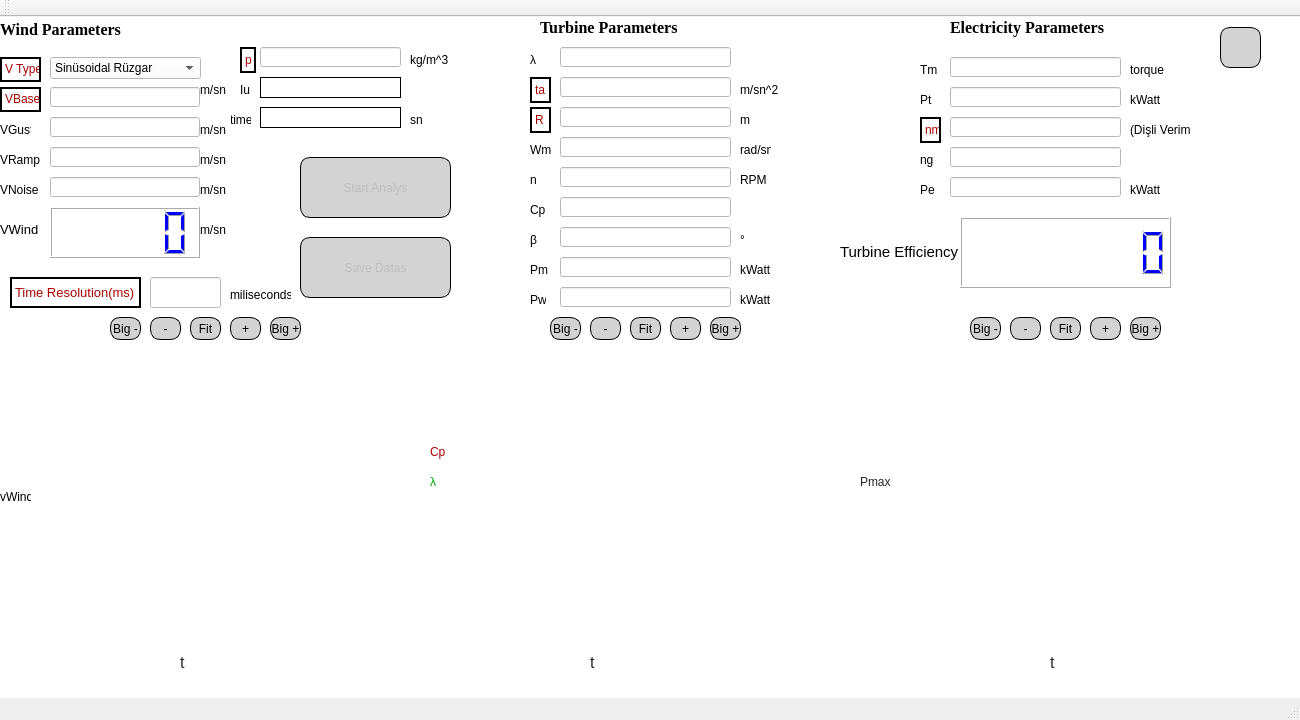
<?xml version="1.0" encoding="UTF-8"?>
<ui version="4.0">
 <class>testBitirmeClass</class>
 <widget class="QMainWindow" name="testBitirmeClass">
  <property name="geometry">
   <rect>
    <x>0</x>
    <y>0</y>
    <width>1300</width>
    <height>720</height>
   </rect>
  </property>
  <property name="windowTitle">
   <string>CSE495 Wind Turbine Simulator</string>
  </property>
  <property name="windowIcon">
   <iconset>
    <normaloff>Resources/wind turbine simulator.ico</normaloff>Resources/wind turbine simulator.ico</iconset>
  </property>
  <property name="windowOpacity">
   <double>100.000000000000000</double>
  </property>
  <widget class="QWidget" name="centralWidget">
   <property name="maximumSize">
    <size>
     <width>16777215</width>
     <height>16777215</height>
    </size>
   </property>
   <property name="styleSheet">
    <string notr="true">background-color: rgb(255, 255, 255);</string>
   </property>
   <widget class="QCustomPlot" name="PmaxPlot" native="true">
    <property name="enabled">
     <bool>true</bool>
    </property>
    <property name="geometry">
     <rect>
      <x>890</x>
      <y>330</y>
      <width>400</width>
      <height>300</height>
     </rect>
    </property>
    <property name="sizePolicy">
     <sizepolicy hsizetype="Preferred" vsizetype="Preferred">
      <horstretch>0</horstretch>
      <verstretch>0</verstretch>
     </sizepolicy>
    </property>
    <property name="minimumSize">
     <size>
      <width>400</width>
      <height>300</height>
     </size>
    </property>
    <property name="maximumSize">
     <size>
      <width>400</width>
      <height>300</height>
     </size>
    </property>
   </widget>
   <widget class="QCustomPlot" name="CpLambdaPlot" native="true">
    <property name="enabled">
     <bool>true</bool>
    </property>
    <property name="geometry">
     <rect>
      <x>460</x>
      <y>330</y>
      <width>400</width>
      <height>300</height>
     </rect>
    </property>
    <property name="minimumSize">
     <size>
      <width>400</width>
      <height>300</height>
     </size>
    </property>
    <property name="maximumSize">
     <size>
      <width>400</width>
      <height>300</height>
     </size>
    </property>
   </widget>
   <widget class="QCustomPlot" name="ruzgarPlot" native="true">
    <property name="enabled">
     <bool>true</bool>
    </property>
    <property name="geometry">
     <rect>
      <x>30</x>
      <y>330</y>
      <width>400</width>
      <height>300</height>
     </rect>
    </property>
    <property name="sizePolicy">
     <sizepolicy hsizetype="Expanding" vsizetype="Fixed">
      <horstretch>0</horstretch>
      <verstretch>0</verstretch>
     </sizepolicy>
    </property>
    <property name="minimumSize">
     <size>
      <width>400</width>
      <height>300</height>
     </size>
    </property>
    <property name="maximumSize">
     <size>
      <width>400</width>
      <height>300</height>
     </size>
    </property>
   </widget>
   <widget class="QLabel" name="windParamLabel">
    <property name="geometry">
     <rect>
      <x>0</x>
      <y>0</y>
      <width>131</width>
      <height>25</height>
     </rect>
    </property>
    <property name="font">
     <font>
      <family>Times New Roman</family>
      <pointsize>12</pointsize>
      <weight>75</weight>
      <bold>true</bold>
     </font>
    </property>
    <property name="text">
     <string>Wind Parameters</string>
    </property>
   </widget>
   <widget class="QLineEdit" name="vGustEdit">
    <property name="geometry">
     <rect>
      <x>50</x>
      <y>100</y>
      <width>150</width>
      <height>20</height>
     </rect>
    </property>
   </widget>
   <widget class="QLCDNumber" name="vWindLCD">
    <property name="geometry">
     <rect>
      <x>50</x>
      <y>190</y>
      <width>150</width>
      <height>51</height>
     </rect>
    </property>
    <property name="sizePolicy">
     <sizepolicy hsizetype="Minimum" vsizetype="Minimum">
      <horstretch>0</horstretch>
      <verstretch>0</verstretch>
     </sizepolicy>
    </property>
    <property name="styleSheet">
     <string notr="true">color: rgb(0, 0, 255);</string>
    </property>
    <property name="smallDecimalPoint">
     <bool>false</bool>
    </property>
    <property name="numDigits">
     <number>5</number>
    </property>
    <property name="digitCount">
     <number>5</number>
    </property>
    <property name="mode">
     <enum>QLCDNumber::Dec</enum>
    </property>
    <property name="segmentStyle">
     <enum>QLCDNumber::Filled</enum>
    </property>
    <property name="value" stdset="0">
     <double>0.000000000000000</double>
    </property>
    <property name="intValue" stdset="0">
     <number>0</number>
    </property>
   </widget>
   <widget class="QLabel" name="vGustLabel">
    <property name="geometry">
     <rect>
      <x>0</x>
      <y>100</y>
      <width>31</width>
      <height>26</height>
     </rect>
    </property>
    <property name="text">
     <string>VGust</string>
    </property>
   </widget>
   <widget class="QLineEdit" name="vRampEdit">
    <property name="geometry">
     <rect>
      <x>50</x>
      <y>130</y>
      <width>150</width>
      <height>20</height>
     </rect>
    </property>
   </widget>
   <widget class="QLineEdit" name="vBaseEdit">
    <property name="geometry">
     <rect>
      <x>50</x>
      <y>70</y>
      <width>150</width>
      <height>20</height>
     </rect>
    </property>
   </widget>
   <widget class="QLabel" name="vRampLabel">
    <property name="geometry">
     <rect>
      <x>0</x>
      <y>130</y>
      <width>41</width>
      <height>26</height>
     </rect>
    </property>
    <property name="text">
     <string>VRamp</string>
    </property>
   </widget>
   <widget class="QLineEdit" name="vNoiseEdit">
    <property name="geometry">
     <rect>
      <x>50</x>
      <y>160</y>
      <width>150</width>
      <height>20</height>
     </rect>
    </property>
   </widget>
   <widget class="QLabel" name="vWindLabel">
    <property name="geometry">
     <rect>
      <x>0</x>
      <y>200</y>
      <width>41</width>
      <height>26</height>
     </rect>
    </property>
    <property name="text">
     <string>&lt;html&gt;&lt;head/&gt;&lt;body&gt;&lt;p&gt;&lt;span style=&quot; font-size:10pt;&quot;&gt;VWind&lt;/span&gt;&lt;/p&gt;&lt;/body&gt;&lt;/html&gt;</string>
    </property>
   </widget>
   <widget class="QLabel" name="ElectricityParamLabel">
    <property name="geometry">
     <rect>
      <x>950</x>
      <y>0</y>
      <width>161</width>
      <height>21</height>
     </rect>
    </property>
    <property name="font">
     <font>
      <family>Times New Roman</family>
      <pointsize>12</pointsize>
      <weight>75</weight>
      <bold>true</bold>
     </font>
    </property>
    <property name="text">
     <string>Electricity Parameters</string>
    </property>
   </widget>
   <widget class="QLineEdit" name="lambdaEdit">
    <property name="geometry">
     <rect>
      <x>560</x>
      <y>30</y>
      <width>171</width>
      <height>20</height>
     </rect>
    </property>
   </widget>
   <widget class="QLabel" name="vBaseLabel">
    <property name="geometry">
     <rect>
      <x>0</x>
      <y>70</y>
      <width>41</width>
      <height>25</height>
     </rect>
    </property>
    <property name="frameShape">
     <enum>QFrame::WinPanel</enum>
    </property>
    <property name="lineWidth">
     <number>2</number>
    </property>
    <property name="text">
     <string>&lt;html&gt;&lt;head/&gt;&lt;body&gt;&lt;p&gt;&lt;span style=&quot; color:#aa0000;&quot;&gt;VBase&lt;/span&gt;&lt;/p&gt;&lt;/body&gt;&lt;/html&gt;</string>
    </property>
   </widget>
   <widget class="QLabel" name="vNoiseLabel">
    <property name="geometry">
     <rect>
      <x>0</x>
      <y>160</y>
      <width>41</width>
      <height>25</height>
     </rect>
    </property>
    <property name="text">
     <string>VNoise</string>
    </property>
   </widget>
   <widget class="QLabel" name="turbineParamLabel">
    <property name="geometry">
     <rect>
      <x>540</x>
      <y>0</y>
      <width>161</width>
      <height>21</height>
     </rect>
    </property>
    <property name="font">
     <font>
      <family>Times New Roman</family>
      <pointsize>12</pointsize>
      <weight>75</weight>
      <bold>true</bold>
     </font>
    </property>
    <property name="text">
     <string>Turbine Parameters</string>
    </property>
   </widget>
   <widget class="QLabel" name="lambdaGraphLabel">
    <property name="geometry">
     <rect>
      <x>430</x>
      <y>450</y>
      <width>21</width>
      <height>31</height>
     </rect>
    </property>
    <property name="text">
     <string>&lt;html&gt;&lt;head/&gt;&lt;body&gt;&lt;p&gt;&lt;span style=&quot; font-family:'sans-serif'; color:#00aa00; background-color:#ffffff;&quot;&gt;λ&lt;/span&gt;&lt;/p&gt;&lt;/body&gt;&lt;/html&gt;</string>
    </property>
    <property name="textFormat">
     <enum>Qt::RichText</enum>
    </property>
   </widget>
   <widget class="QLabel" name="CpGraphLabel">
    <property name="geometry">
     <rect>
      <x>430</x>
      <y>420</y>
      <width>21</width>
      <height>31</height>
     </rect>
    </property>
    <property name="text">
     <string>&lt;html&gt;&lt;head/&gt;&lt;body&gt;&lt;p&gt;&lt;span style=&quot; font-family:'sans-serif'; color:#aa0000; background-color:#ffffff;&quot;&gt;Cp&lt;/span&gt;&lt;/p&gt;&lt;/body&gt;&lt;/html&gt;</string>
    </property>
    <property name="textFormat">
     <enum>Qt::RichText</enum>
    </property>
   </widget>
   <widget class="QPushButton" name="startButton">
    <property name="enabled">
     <bool>false</bool>
    </property>
    <property name="geometry">
     <rect>
      <x>300</x>
      <y>140</y>
      <width>151</width>
      <height>61</height>
     </rect>
    </property>
    <property name="styleSheet">
     <string notr="true">QPushButton#startButton {
	 background-color:lightgray;
     border-style: outset;
     border-width: 1px;
     border-radius: 10px;
     border-color: black;
 }
 QPushButton#startButton:pressed {
     background-color:gray;
	 border-style: inset;
 }</string>
    </property>
    <property name="text">
     <string>Start Analys</string>
    </property>
    <property name="icon">
     <iconset>
      <normaloff>Resources/wind turbine simulator.ico</normaloff>Resources/wind turbine simulator.ico</iconset>
    </property>
    <property name="iconSize">
     <size>
      <width>24</width>
      <height>24</height>
     </size>
    </property>
   </widget>
   <widget class="QLabel" name="pLabel">
    <property name="geometry">
     <rect>
      <x>240</x>
      <y>30</y>
      <width>16</width>
      <height>26</height>
     </rect>
    </property>
    <property name="frameShape">
     <enum>QFrame::WinPanel</enum>
    </property>
    <property name="lineWidth">
     <number>2</number>
    </property>
    <property name="text">
     <string>&lt;html&gt;&lt;head/&gt;&lt;body&gt;&lt;p&gt;&lt;span style=&quot; color:#aa0000;&quot;&gt;p&lt;/span&gt;&lt;/p&gt;&lt;/body&gt;&lt;/html&gt;</string>
    </property>
   </widget>
   <widget class="QLineEdit" name="pEdit">
    <property name="geometry">
     <rect>
      <x>260</x>
      <y>30</y>
      <width>141</width>
      <height>20</height>
     </rect>
    </property>
   </widget>
   <widget class="QLabel" name="IuLabel">
    <property name="geometry">
     <rect>
      <x>240</x>
      <y>60</y>
      <width>16</width>
      <height>26</height>
     </rect>
    </property>
    <property name="text">
     <string>Iu</string>
    </property>
   </widget>
   <widget class="QLabel" name="IuEdit">
    <property name="geometry">
     <rect>
      <x>260</x>
      <y>60</y>
      <width>141</width>
      <height>21</height>
     </rect>
    </property>
    <property name="styleSheet">
     <string notr="true"/>
    </property>
    <property name="frameShape">
     <enum>QFrame::Box</enum>
    </property>
    <property name="text">
     <string/>
    </property>
   </widget>
   <widget class="QLabel" name="timeLabel">
    <property name="geometry">
     <rect>
      <x>230</x>
      <y>90</y>
      <width>21</width>
      <height>26</height>
     </rect>
    </property>
    <property name="text">
     <string>time</string>
    </property>
   </widget>
   <widget class="QLabel" name="timeEdit">
    <property name="geometry">
     <rect>
      <x>260</x>
      <y>90</y>
      <width>141</width>
      <height>21</height>
     </rect>
    </property>
    <property name="styleSheet">
     <string notr="true"/>
    </property>
    <property name="frameShape">
     <enum>QFrame::Box</enum>
    </property>
    <property name="text">
     <string/>
    </property>
   </widget>
   <widget class="QLabel" name="lambdaLabel">
    <property name="geometry">
     <rect>
      <x>530</x>
      <y>30</y>
      <width>16</width>
      <height>26</height>
     </rect>
    </property>
    <property name="text">
     <string>λ</string>
    </property>
   </widget>
   <widget class="QLabel" name="rLabel">
    <property name="geometry">
     <rect>
      <x>530</x>
      <y>90</y>
      <width>21</width>
      <height>26</height>
     </rect>
    </property>
    <property name="frameShape">
     <enum>QFrame::WinPanel</enum>
    </property>
    <property name="lineWidth">
     <number>2</number>
    </property>
    <property name="text">
     <string>&lt;html&gt;&lt;head/&gt;&lt;body&gt;&lt;p&gt;&lt;span style=&quot; color:#aa0000;&quot;&gt;R&lt;/span&gt;&lt;/p&gt;&lt;/body&gt;&lt;/html&gt;</string>
    </property>
   </widget>
   <widget class="QLabel" name="WmLabel">
    <property name="geometry">
     <rect>
      <x>530</x>
      <y>120</y>
      <width>21</width>
      <height>26</height>
     </rect>
    </property>
    <property name="text">
     <string>Wm</string>
    </property>
   </widget>
   <widget class="QLabel" name="PmLabel">
    <property name="geometry">
     <rect>
      <x>530</x>
      <y>240</y>
      <width>20</width>
      <height>26</height>
     </rect>
    </property>
    <property name="text">
     <string>Pm</string>
    </property>
   </widget>
   <widget class="QLabel" name="TmLabel">
    <property name="geometry">
     <rect>
      <x>920</x>
      <y>40</y>
      <width>21</width>
      <height>26</height>
     </rect>
    </property>
    <property name="text">
     <string>Tm</string>
    </property>
   </widget>
   <widget class="QLabel" name="CpLabel">
    <property name="geometry">
     <rect>
      <x>530</x>
      <y>180</y>
      <width>16</width>
      <height>26</height>
     </rect>
    </property>
    <property name="text">
     <string>Cp</string>
    </property>
   </widget>
   <widget class="QLabel" name="betaLabel">
    <property name="geometry">
     <rect>
      <x>530</x>
      <y>210</y>
      <width>16</width>
      <height>26</height>
     </rect>
    </property>
    <property name="text">
     <string>β</string>
    </property>
   </widget>
   <widget class="QLabel" name="nLabel">
    <property name="geometry">
     <rect>
      <x>530</x>
      <y>150</y>
      <width>16</width>
      <height>26</height>
     </rect>
    </property>
    <property name="text">
     <string>n</string>
    </property>
   </widget>
   <widget class="QLineEdit" name="rEdit">
    <property name="geometry">
     <rect>
      <x>560</x>
      <y>90</y>
      <width>171</width>
      <height>20</height>
     </rect>
    </property>
   </widget>
   <widget class="QLineEdit" name="WmEdit">
    <property name="geometry">
     <rect>
      <x>560</x>
      <y>120</y>
      <width>171</width>
      <height>20</height>
     </rect>
    </property>
   </widget>
   <widget class="QLineEdit" name="PmEdit">
    <property name="geometry">
     <rect>
      <x>560</x>
      <y>240</y>
      <width>171</width>
      <height>20</height>
     </rect>
    </property>
    <property name="maxLength">
     <number>999999999</number>
    </property>
   </widget>
   <widget class="QLineEdit" name="TmEdit">
    <property name="geometry">
     <rect>
      <x>950</x>
      <y>40</y>
      <width>171</width>
      <height>20</height>
     </rect>
    </property>
    <property name="maxLength">
     <number>999999999</number>
    </property>
   </widget>
   <widget class="QLineEdit" name="CpEdit">
    <property name="geometry">
     <rect>
      <x>560</x>
      <y>180</y>
      <width>171</width>
      <height>20</height>
     </rect>
    </property>
   </widget>
   <widget class="QLineEdit" name="betaEdit">
    <property name="geometry">
     <rect>
      <x>560</x>
      <y>210</y>
      <width>171</width>
      <height>20</height>
     </rect>
    </property>
   </widget>
   <widget class="QLineEdit" name="nEdit">
    <property name="geometry">
     <rect>
      <x>560</x>
      <y>150</y>
      <width>171</width>
      <height>20</height>
     </rect>
    </property>
   </widget>
   <widget class="QLabel" name="vWindGraphLabel">
    <property name="geometry">
     <rect>
      <x>0</x>
      <y>460</y>
      <width>31</width>
      <height>41</height>
     </rect>
    </property>
    <property name="text">
     <string>&lt;html&gt;&lt;head/&gt;&lt;body&gt;&lt;p&gt;vWind&lt;/p&gt;&lt;/body&gt;&lt;/html&gt;</string>
    </property>
    <property name="textFormat">
     <enum>Qt::RichText</enum>
    </property>
   </widget>
   <widget class="QLabel" name="timeGraphLabel">
    <property name="geometry">
     <rect>
      <x>180</x>
      <y>630</y>
      <width>16</width>
      <height>31</height>
     </rect>
    </property>
    <property name="text">
     <string>&lt;html&gt;&lt;head/&gt;&lt;body&gt;&lt;p&gt;&lt;span style=&quot; font-family:'sans-serif'; font-size:12pt; color:#252525; background-color:#ffffff;&quot;&gt;t&lt;/span&gt;&lt;/p&gt;&lt;/body&gt;&lt;/html&gt;</string>
    </property>
    <property name="textFormat">
     <enum>Qt::RichText</enum>
    </property>
   </widget>
   <widget class="QPushButton" name="helpButton">
    <property name="geometry">
     <rect>
      <x>1220</x>
      <y>10</y>
      <width>41</width>
      <height>41</height>
     </rect>
    </property>
    <property name="styleSheet">
     <string notr="true">QPushButton#helpButton {
	 background-color:lightgray;
     border-style: outset;
     border-width: 1px;
     border-radius: 10px;
     border-color: black;
 }
 QPushButton#helpButton:pressed {
     background-color:gray;
	 border-style: inset;
 }</string>
    </property>
    <property name="text">
     <string/>
    </property>
    <property name="icon">
     <iconset resource="testbitirme.qrc">
      <normaloff>:/testBitirme/Resources/help.ico</normaloff>:/testBitirme/Resources/help.ico</iconset>
    </property>
    <property name="iconSize">
     <size>
      <width>32</width>
      <height>32</height>
     </size>
    </property>
   </widget>
   <widget class="QLabel" name="PmGraphLabel">
    <property name="geometry">
     <rect>
      <x>860</x>
      <y>450</y>
      <width>41</width>
      <height>31</height>
     </rect>
    </property>
    <property name="text">
     <string>&lt;html&gt;&lt;head/&gt;&lt;body&gt;&lt;p&gt;&lt;span style=&quot; font-family:'sans-serif'; color:#252525; background-color:#ffffff;&quot;&gt;Pmax&lt;/span&gt;&lt;/p&gt;&lt;/body&gt;&lt;/html&gt;</string>
    </property>
    <property name="textFormat">
     <enum>Qt::RichText</enum>
    </property>
   </widget>
   <widget class="QLabel" name="timeGraphLabel3">
    <property name="geometry">
     <rect>
      <x>1050</x>
      <y>630</y>
      <width>51</width>
      <height>31</height>
     </rect>
    </property>
    <property name="text">
     <string>&lt;html&gt;&lt;head/&gt;&lt;body&gt;&lt;p&gt;&lt;span style=&quot; font-family:'sans-serif'; font-size:12pt; color:#252525; background-color:#ffffff;&quot;&gt;t&lt;/span&gt;&lt;/p&gt;&lt;/body&gt;&lt;/html&gt;</string>
    </property>
    <property name="textFormat">
     <enum>Qt::RichText</enum>
    </property>
   </widget>
   <widget class="QLabel" name="PidealLabel">
    <property name="geometry">
     <rect>
      <x>530</x>
      <y>270</y>
      <width>16</width>
      <height>26</height>
     </rect>
    </property>
    <property name="text">
     <string>Pw</string>
    </property>
   </widget>
   <widget class="QLabel" name="TurbineEfficiencyLabel">
    <property name="geometry">
     <rect>
      <x>840</x>
      <y>200</y>
      <width>121</width>
      <height>71</height>
     </rect>
    </property>
    <property name="text">
     <string>&lt;html&gt;&lt;head/&gt;&lt;body&gt;&lt;p&gt;&lt;span style=&quot; font-size:11pt;&quot;&gt;Turbine Efficiency&lt;/span&gt;&lt;/p&gt;&lt;/body&gt;&lt;/html&gt;</string>
    </property>
   </widget>
   <widget class="QLCDNumber" name="turbineEffLcd">
    <property name="geometry">
     <rect>
      <x>960</x>
      <y>200</y>
      <width>211</width>
      <height>71</height>
     </rect>
    </property>
    <property name="sizePolicy">
     <sizepolicy hsizetype="Minimum" vsizetype="Minimum">
      <horstretch>0</horstretch>
      <verstretch>0</verstretch>
     </sizepolicy>
    </property>
    <property name="styleSheet">
     <string notr="true">color: rgb(0, 0, 255);</string>
    </property>
    <property name="smallDecimalPoint">
     <bool>false</bool>
    </property>
    <property name="numDigits">
     <number>8</number>
    </property>
    <property name="digitCount">
     <number>8</number>
    </property>
    <property name="mode">
     <enum>QLCDNumber::Dec</enum>
    </property>
    <property name="segmentStyle">
     <enum>QLCDNumber::Filled</enum>
    </property>
    <property name="value" stdset="0">
     <double>0.000000000000000</double>
    </property>
    <property name="intValue" stdset="0">
     <number>0</number>
    </property>
   </widget>
   <widget class="QLineEdit" name="PidealEdit">
    <property name="geometry">
     <rect>
      <x>560</x>
      <y>270</y>
      <width>171</width>
      <height>20</height>
     </rect>
    </property>
    <property name="maxLength">
     <number>999999999</number>
    </property>
   </widget>
   <widget class="QPushButton" name="minus1">
    <property name="geometry">
     <rect>
      <x>150</x>
      <y>300</y>
      <width>31</width>
      <height>23</height>
     </rect>
    </property>
    <property name="styleSheet">
     <string notr="true">QPushButton#minus1 {
	 background-color:lightgray;
     border-style: outset;
     border-width: 1px;
     border-radius: 10px;
     border-color: black;
 }
 QPushButton#minus1:pressed {
     background-color:gray;
	 border-style: inset;
 }</string>
    </property>
    <property name="text">
     <string>-</string>
    </property>
   </widget>
   <widget class="QPushButton" name="plus1">
    <property name="geometry">
     <rect>
      <x>230</x>
      <y>300</y>
      <width>31</width>
      <height>23</height>
     </rect>
    </property>
    <property name="styleSheet">
     <string notr="true">QPushButton#plus1 {
	 background-color:lightgray;
     border-style: outset;
     border-width: 1px;
     border-radius: 10px;
     border-color: black;
 }
 QPushButton#plus1:pressed {
     background-color:gray;
	 border-style: inset;
 }</string>
    </property>
    <property name="text">
     <string>+</string>
    </property>
   </widget>
   <widget class="QPushButton" name="fit1">
    <property name="geometry">
     <rect>
      <x>190</x>
      <y>300</y>
      <width>31</width>
      <height>23</height>
     </rect>
    </property>
    <property name="styleSheet">
     <string notr="true">QPushButton#fit1 {
	 background-color:lightgray;
     border-style: outset;
     border-width: 1px;
     border-radius: 10px;
     border-color: black;
 }
 QPushButton#fit1:pressed {
     background-color:gray;
	 border-style: inset;
 }</string>
    </property>
    <property name="text">
     <string>Fit</string>
    </property>
   </widget>
   <widget class="QPushButton" name="fit2">
    <property name="geometry">
     <rect>
      <x>630</x>
      <y>300</y>
      <width>31</width>
      <height>23</height>
     </rect>
    </property>
    <property name="styleSheet">
     <string notr="true">QPushButton#fit2 {
	 background-color:lightgray;
     border-style: outset;
     border-width: 1px;
     border-radius: 10px;
     border-color: black;
 }
 QPushButton#fit2:pressed {
     background-color:gray;
	 border-style: inset;
 }</string>
    </property>
    <property name="text">
     <string>Fit</string>
    </property>
   </widget>
   <widget class="QPushButton" name="plus2">
    <property name="geometry">
     <rect>
      <x>670</x>
      <y>300</y>
      <width>31</width>
      <height>23</height>
     </rect>
    </property>
    <property name="styleSheet">
     <string notr="true">QPushButton#plus2 {
	 background-color:lightgray;
     border-style: outset;
     border-width: 1px;
     border-radius: 10px;
     border-color: black;
 }
 QPushButton#plus2:pressed {
     background-color:gray;
	 border-style: inset;
 }</string>
    </property>
    <property name="text">
     <string>+</string>
    </property>
   </widget>
   <widget class="QPushButton" name="minus2">
    <property name="geometry">
     <rect>
      <x>590</x>
      <y>300</y>
      <width>31</width>
      <height>23</height>
     </rect>
    </property>
    <property name="styleSheet">
     <string notr="true">QPushButton#minus2 {
	 background-color:lightgray;
     border-style: outset;
     border-width: 1px;
     border-radius: 10px;
     border-color: black;
 }
 QPushButton#minus2:pressed {
     background-color:gray;
	 border-style: inset;
 }</string>
    </property>
    <property name="text">
     <string>-</string>
    </property>
   </widget>
   <widget class="QPushButton" name="plus3">
    <property name="geometry">
     <rect>
      <x>1090</x>
      <y>300</y>
      <width>31</width>
      <height>23</height>
     </rect>
    </property>
    <property name="styleSheet">
     <string notr="true">QPushButton#plus3 {
	 background-color:lightgray;
     border-style: outset;
     border-width: 1px;
     border-radius: 10px;
     border-color: black;
 }
 QPushButton#plus3:pressed {
     background-color:gray;
	 border-style: inset;
 }</string>
    </property>
    <property name="text">
     <string>+</string>
    </property>
   </widget>
   <widget class="QPushButton" name="fit3">
    <property name="geometry">
     <rect>
      <x>1050</x>
      <y>300</y>
      <width>31</width>
      <height>23</height>
     </rect>
    </property>
    <property name="styleSheet">
     <string notr="true">QPushButton#fit3 {
	 background-color:lightgray;
     border-style: outset;
     border-width: 1px;
     border-radius: 10px;
     border-color: black;
 }
 QPushButton#fit3:pressed {
     background-color:gray;
	 border-style: inset;
 }</string>
    </property>
    <property name="text">
     <string>Fit</string>
    </property>
   </widget>
   <widget class="QPushButton" name="minus3">
    <property name="geometry">
     <rect>
      <x>1010</x>
      <y>300</y>
      <width>31</width>
      <height>23</height>
     </rect>
    </property>
    <property name="styleSheet">
     <string notr="true">QPushButton#minus3 {
	 background-color:lightgray;
     border-style: outset;
     border-width: 1px;
     border-radius: 10px;
     border-color: black;
 }
 QPushButton#minus3:pressed {
     background-color:gray;
	 border-style: inset;
 }</string>
    </property>
    <property name="text">
     <string>-</string>
    </property>
   </widget>
   <widget class="QPushButton" name="bigminus1">
    <property name="geometry">
     <rect>
      <x>110</x>
      <y>300</y>
      <width>31</width>
      <height>23</height>
     </rect>
    </property>
    <property name="styleSheet">
     <string notr="true">QPushButton#bigminus1 {
	 background-color:lightgray;
     border-style: outset;
     border-width: 1px;
     border-radius: 10px;
     border-color: black;
 }
 QPushButton#bigminus1:pressed {
     background-color:gray;
	 border-style: inset;
 }</string>
    </property>
    <property name="text">
     <string>Big -</string>
    </property>
   </widget>
   <widget class="QPushButton" name="bigplus1">
    <property name="geometry">
     <rect>
      <x>270</x>
      <y>300</y>
      <width>31</width>
      <height>23</height>
     </rect>
    </property>
    <property name="styleSheet">
     <string notr="true">QPushButton#bigplus1 {
	 background-color:lightgray;
     border-style: outset;
     border-width: 1px;
     border-radius: 10px;
     border-color: black;
 }
 QPushButton#bigplus1:pressed {
     background-color:gray;
	 border-style: inset;
 }</string>
    </property>
    <property name="text">
     <string>Big +</string>
    </property>
   </widget>
   <widget class="QPushButton" name="bigplus2">
    <property name="geometry">
     <rect>
      <x>710</x>
      <y>300</y>
      <width>31</width>
      <height>23</height>
     </rect>
    </property>
    <property name="styleSheet">
     <string notr="true">QPushButton#bigplus2 {
	 background-color:lightgray;
     border-style: outset;
     border-width: 1px;
     border-radius: 10px;
     border-color: black;
 }
 QPushButton#bigplus2:pressed {
     background-color:gray;
	 border-style: inset;
 }</string>
    </property>
    <property name="text">
     <string>Big +</string>
    </property>
   </widget>
   <widget class="QPushButton" name="bigminus2">
    <property name="geometry">
     <rect>
      <x>550</x>
      <y>300</y>
      <width>31</width>
      <height>23</height>
     </rect>
    </property>
    <property name="styleSheet">
     <string notr="true">QPushButton#bigminus2 {
	 background-color:lightgray;
     border-style: outset;
     border-width: 1px;
     border-radius: 10px;
     border-color: black;
 }
 QPushButton#bigminus2:pressed {
     background-color:gray;
	 border-style: inset;
 }</string>
    </property>
    <property name="text">
     <string>Big -</string>
    </property>
   </widget>
   <widget class="QPushButton" name="bigplus3">
    <property name="geometry">
     <rect>
      <x>1130</x>
      <y>300</y>
      <width>31</width>
      <height>23</height>
     </rect>
    </property>
    <property name="styleSheet">
     <string notr="true">QPushButton#bigplus3 {
	 background-color:lightgray;
     border-style: outset;
     border-width: 1px;
     border-radius: 10px;
     border-color: black;
 }
 QPushButton#bigplus3:pressed {
     background-color:gray;
	 border-style: inset;
 }</string>
    </property>
    <property name="text">
     <string>Big +</string>
    </property>
   </widget>
   <widget class="QPushButton" name="bigminus3">
    <property name="geometry">
     <rect>
      <x>970</x>
      <y>300</y>
      <width>31</width>
      <height>23</height>
     </rect>
    </property>
    <property name="styleSheet">
     <string notr="true">QPushButton#bigminus3 {
	 background-color:lightgray;
     border-style: outset;
     border-width: 1px;
     border-radius: 10px;
     border-color: black;
 }
 QPushButton#bigminus3:pressed {
     background-color:gray;
	 border-style: inset;
 }</string>
    </property>
    <property name="text">
     <string>Big -</string>
    </property>
   </widget>
   <widget class="QLabel" name="timeResLabel">
    <property name="geometry">
     <rect>
      <x>10</x>
      <y>260</y>
      <width>131</width>
      <height>31</height>
     </rect>
    </property>
    <property name="frameShape">
     <enum>QFrame::WinPanel</enum>
    </property>
    <property name="lineWidth">
     <number>2</number>
    </property>
    <property name="text">
     <string>&lt;html&gt;&lt;head/&gt;&lt;body&gt;&lt;p&gt;&lt;span style=&quot; font-size:10pt; color:#aa0000;&quot;&gt;Time Resolution(ms)&lt;/span&gt;&lt;/p&gt;&lt;/body&gt;&lt;/html&gt;</string>
    </property>
   </widget>
   <widget class="QLineEdit" name="timeResEdit">
    <property name="geometry">
     <rect>
      <x>150</x>
      <y>260</y>
      <width>71</width>
      <height>31</height>
     </rect>
    </property>
   </widget>
   <widget class="QLabel" name="timeGraphLabel2">
    <property name="geometry">
     <rect>
      <x>590</x>
      <y>630</y>
      <width>51</width>
      <height>31</height>
     </rect>
    </property>
    <property name="text">
     <string>&lt;html&gt;&lt;head/&gt;&lt;body&gt;&lt;p&gt;&lt;span style=&quot; font-family:'sans-serif'; font-size:12pt; color:#252525; background-color:#ffffff;&quot;&gt;t&lt;/span&gt;&lt;/p&gt;&lt;/body&gt;&lt;/html&gt;</string>
    </property>
    <property name="textFormat">
     <enum>Qt::RichText</enum>
    </property>
   </widget>
   <widget class="QLabel" name="msLabel">
    <property name="geometry">
     <rect>
      <x>230</x>
      <y>270</y>
      <width>61</width>
      <height>16</height>
     </rect>
    </property>
    <property name="text">
     <string>miliseconds</string>
    </property>
   </widget>
   <widget class="QLabel" name="m_snLabel">
    <property name="geometry">
     <rect>
      <x>200</x>
      <y>60</y>
      <width>31</width>
      <height>26</height>
     </rect>
    </property>
    <property name="text">
     <string>m/sn</string>
    </property>
   </widget>
   <widget class="QLabel" name="m_snLabel_2">
    <property name="geometry">
     <rect>
      <x>200</x>
      <y>100</y>
      <width>31</width>
      <height>26</height>
     </rect>
    </property>
    <property name="text">
     <string>m/sn</string>
    </property>
   </widget>
   <widget class="QLabel" name="m_snLabel_3">
    <property name="geometry">
     <rect>
      <x>200</x>
      <y>130</y>
      <width>31</width>
      <height>26</height>
     </rect>
    </property>
    <property name="text">
     <string>m/sn</string>
    </property>
   </widget>
   <widget class="QLabel" name="m_snLabel_4">
    <property name="geometry">
     <rect>
      <x>200</x>
      <y>160</y>
      <width>31</width>
      <height>26</height>
     </rect>
    </property>
    <property name="text">
     <string>m/sn</string>
    </property>
   </widget>
   <widget class="QLabel" name="m_snLabel_5">
    <property name="geometry">
     <rect>
      <x>200</x>
      <y>200</y>
      <width>31</width>
      <height>26</height>
     </rect>
    </property>
    <property name="text">
     <string>m/sn</string>
    </property>
   </widget>
   <widget class="QLabel" name="kg_m3Label">
    <property name="geometry">
     <rect>
      <x>410</x>
      <y>30</y>
      <width>41</width>
      <height>26</height>
     </rect>
    </property>
    <property name="text">
     <string>kg/m^3</string>
    </property>
   </widget>
   <widget class="QLabel" name="mLabel">
    <property name="geometry">
     <rect>
      <x>740</x>
      <y>90</y>
      <width>16</width>
      <height>26</height>
     </rect>
    </property>
    <property name="text">
     <string>m</string>
    </property>
   </widget>
   <widget class="QLabel" name="rad_snLabel">
    <property name="geometry">
     <rect>
      <x>740</x>
      <y>120</y>
      <width>31</width>
      <height>26</height>
     </rect>
    </property>
    <property name="text">
     <string>rad/sn</string>
    </property>
   </widget>
   <widget class="QLabel" name="kWattLabel">
    <property name="geometry">
     <rect>
      <x>740</x>
      <y>240</y>
      <width>41</width>
      <height>26</height>
     </rect>
    </property>
    <property name="text">
     <string>kWatt</string>
    </property>
   </widget>
   <widget class="QLabel" name="torkLabel">
    <property name="geometry">
     <rect>
      <x>1130</x>
      <y>40</y>
      <width>41</width>
      <height>26</height>
     </rect>
    </property>
    <property name="text">
     <string>torque</string>
    </property>
   </widget>
   <widget class="QLabel" name="kWattLabel_2">
    <property name="geometry">
     <rect>
      <x>740</x>
      <y>270</y>
      <width>41</width>
      <height>26</height>
     </rect>
    </property>
    <property name="text">
     <string>kWatt</string>
    </property>
   </widget>
   <widget class="QLabel" name="degreeLabel">
    <property name="geometry">
     <rect>
      <x>740</x>
      <y>210</y>
      <width>16</width>
      <height>26</height>
     </rect>
    </property>
    <property name="text">
     <string>°</string>
    </property>
   </widget>
   <widget class="QLabel" name="snLabel">
    <property name="geometry">
     <rect>
      <x>410</x>
      <y>90</y>
      <width>16</width>
      <height>26</height>
     </rect>
    </property>
    <property name="text">
     <string>sn</string>
    </property>
   </widget>
   <widget class="QLabel" name="PtLabel">
    <property name="geometry">
     <rect>
      <x>920</x>
      <y>70</y>
      <width>21</width>
      <height>26</height>
     </rect>
    </property>
    <property name="text">
     <string>Pt</string>
    </property>
   </widget>
   <widget class="QLineEdit" name="PtEdit">
    <property name="geometry">
     <rect>
      <x>950</x>
      <y>70</y>
      <width>171</width>
      <height>20</height>
     </rect>
    </property>
    <property name="maxLength">
     <number>999999999</number>
    </property>
   </widget>
   <widget class="QLineEdit" name="nmEdit">
    <property name="geometry">
     <rect>
      <x>950</x>
      <y>100</y>
      <width>171</width>
      <height>20</height>
     </rect>
    </property>
    <property name="maxLength">
     <number>999999999</number>
    </property>
   </widget>
   <widget class="QLineEdit" name="ngEdit">
    <property name="geometry">
     <rect>
      <x>950</x>
      <y>130</y>
      <width>171</width>
      <height>20</height>
     </rect>
    </property>
    <property name="maxLength">
     <number>999999999</number>
    </property>
   </widget>
   <widget class="QLineEdit" name="PeEdit">
    <property name="geometry">
     <rect>
      <x>950</x>
      <y>160</y>
      <width>171</width>
      <height>20</height>
     </rect>
    </property>
    <property name="maxLength">
     <number>999999999</number>
    </property>
   </widget>
   <widget class="QLabel" name="nmLabel">
    <property name="geometry">
     <rect>
      <x>920</x>
      <y>100</y>
      <width>21</width>
      <height>26</height>
     </rect>
    </property>
    <property name="frameShape">
     <enum>QFrame::WinPanel</enum>
    </property>
    <property name="lineWidth">
     <number>2</number>
    </property>
    <property name="text">
     <string>&lt;html&gt;&lt;head/&gt;&lt;body&gt;&lt;p&gt;&lt;span style=&quot; color:#aa0000;&quot;&gt;nm&lt;/span&gt;&lt;/p&gt;&lt;/body&gt;&lt;/html&gt;</string>
    </property>
   </widget>
   <widget class="QLabel" name="ngLabel">
    <property name="geometry">
     <rect>
      <x>920</x>
      <y>130</y>
      <width>21</width>
      <height>26</height>
     </rect>
    </property>
    <property name="text">
     <string>ng</string>
    </property>
   </widget>
   <widget class="QLabel" name="PeLabel">
    <property name="geometry">
     <rect>
      <x>920</x>
      <y>160</y>
      <width>21</width>
      <height>26</height>
     </rect>
    </property>
    <property name="text">
     <string>Pe</string>
    </property>
   </widget>
   <widget class="QLabel" name="kWattLabel_3">
    <property name="geometry">
     <rect>
      <x>1130</x>
      <y>160</y>
      <width>41</width>
      <height>26</height>
     </rect>
    </property>
    <property name="text">
     <string>kWatt</string>
    </property>
   </widget>
   <widget class="QLabel" name="kWattLabel_4">
    <property name="geometry">
     <rect>
      <x>1130</x>
      <y>70</y>
      <width>41</width>
      <height>26</height>
     </rect>
    </property>
    <property name="text">
     <string>kWatt</string>
    </property>
   </widget>
   <widget class="QPushButton" name="saveButton">
    <property name="enabled">
     <bool>false</bool>
    </property>
    <property name="geometry">
     <rect>
      <x>300</x>
      <y>220</y>
      <width>151</width>
      <height>61</height>
     </rect>
    </property>
    <property name="styleSheet">
     <string notr="true">QPushButton#saveButton {
	 background-color:lightgray;
     border-style: outset;
     border-width: 1px;
     border-radius: 10px;
     border-color: black;
 }
 QPushButton#saveButton:pressed {
     background-color:gray;
	 border-style: inset;
 }</string>
    </property>
    <property name="text">
     <string>Save Datas</string>
    </property>
    <property name="icon">
     <iconset>
      <normaloff>Resources/save.ico</normaloff>Resources/save.ico</iconset>
    </property>
    <property name="iconSize">
     <size>
      <width>24</width>
      <height>24</height>
     </size>
    </property>
   </widget>
   <widget class="QLabel" name="disliLabel">
    <property name="geometry">
     <rect>
      <x>1130</x>
      <y>100</y>
      <width>61</width>
      <height>26</height>
     </rect>
    </property>
    <property name="text">
     <string>(Dişli Verimi)</string>
    </property>
   </widget>
   <widget class="QLineEdit" name="turbinAcceEdit">
    <property name="geometry">
     <rect>
      <x>560</x>
      <y>60</y>
      <width>171</width>
      <height>20</height>
     </rect>
    </property>
   </widget>
   <widget class="QLabel" name="turbinAcceLabel">
    <property name="geometry">
     <rect>
      <x>530</x>
      <y>60</y>
      <width>21</width>
      <height>26</height>
     </rect>
    </property>
    <property name="frameShape">
     <enum>QFrame::WinPanel</enum>
    </property>
    <property name="lineWidth">
     <number>2</number>
    </property>
    <property name="text">
     <string>&lt;html&gt;&lt;head/&gt;&lt;body&gt;&lt;p&gt;&lt;span style=&quot; color:#aa0000;&quot;&gt;ta&lt;/span&gt;&lt;/p&gt;&lt;/body&gt;&lt;/html&gt;</string>
    </property>
   </widget>
   <widget class="QLabel" name="m_sn2Label">
    <property name="geometry">
     <rect>
      <x>740</x>
      <y>60</y>
      <width>41</width>
      <height>26</height>
     </rect>
    </property>
    <property name="text">
     <string>m/sn^2</string>
    </property>
   </widget>
   <widget class="QLabel" name="rpmLabel">
    <property name="geometry">
     <rect>
      <x>740</x>
      <y>150</y>
      <width>31</width>
      <height>26</height>
     </rect>
    </property>
    <property name="text">
     <string>RPM</string>
    </property>
   </widget>
   <widget class="QComboBox" name="ruzgarComboBox">
    <property name="geometry">
     <rect>
      <x>50</x>
      <y>40</y>
      <width>151</width>
      <height>22</height>
     </rect>
    </property>
    <item>
     <property name="text">
      <string>Sinüsoidal Rüzgar</string>
     </property>
    </item>
    <item>
     <property name="text">
      <string>Değişken Rüzgar</string>
     </property>
    </item>
    <item>
     <property name="text">
      <string>Sabit Hızlı Rüzgar</string>
     </property>
    </item>
   </widget>
   <widget class="QLabel" name="vTypeLabel">
    <property name="geometry">
     <rect>
      <x>0</x>
      <y>40</y>
      <width>41</width>
      <height>25</height>
     </rect>
    </property>
    <property name="frameShape">
     <enum>QFrame::WinPanel</enum>
    </property>
    <property name="lineWidth">
     <number>2</number>
    </property>
    <property name="text">
     <string>&lt;html&gt;&lt;head/&gt;&lt;body&gt;&lt;p&gt;&lt;span style=&quot; color:#aa0000;&quot;&gt;V Type&lt;/span&gt;&lt;/p&gt;&lt;/body&gt;&lt;/html&gt;</string>
    </property>
   </widget>
  </widget>
  <widget class="QMenuBar" name="menuBar">
   <property name="geometry">
    <rect>
     <x>0</x>
     <y>0</y>
     <width>1300</width>
     <height>21</height>
    </rect>
   </property>
  </widget>
  <widget class="QToolBar" name="mainToolBar">
   <attribute name="toolBarArea">
    <enum>TopToolBarArea</enum>
   </attribute>
   <attribute name="toolBarBreak">
    <bool>false</bool>
   </attribute>
  </widget>
  <widget class="QStatusBar" name="statusBar"/>
 </widget>
 <layoutdefault spacing="6" margin="11"/>
 <customwidgets>
  <customwidget>
   <class>QCustomPlot</class>
   <extends>QWidget</extends>
   <header>qcustomplot.h</header>
   <container>1</container>
  </customwidget>
 </customwidgets>
 <resources>
  <include location="testbitirme.qrc"/>
 </resources>
 <connections/>
</ui>
